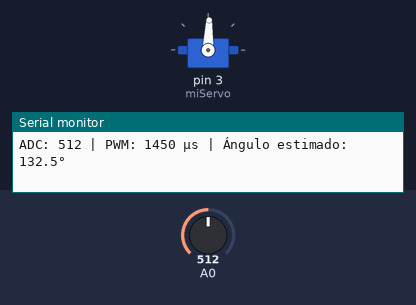
Simulated run of this sketch. Board: Arduino Uno, built with avr-gcc and run on an emulated ATmega328P. Shown: servo, the last lines printed to the serial monitor. Inputs (shaded band) come from the test bench; at power-on: A0 = 512.

Above: at 1.2 s.
1.3 s: A0 set to 401
At 1.9 s:
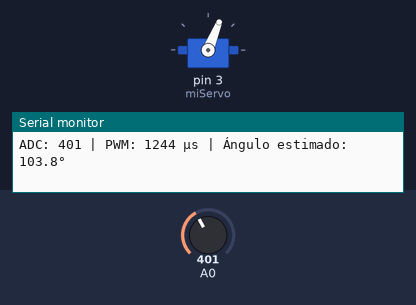
2.8 s: A0 set to 377
At 3.7 s:
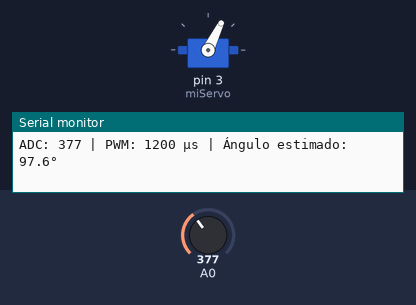
5.8 s: A0 set to 306
At 6.1 s:
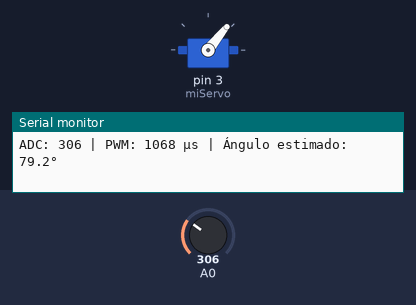
7.3 s: A0 set to 122
At 7.9 s:
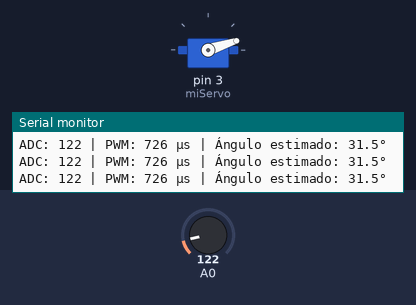
8.8 s: A0 set to 985
At 9.6 s:
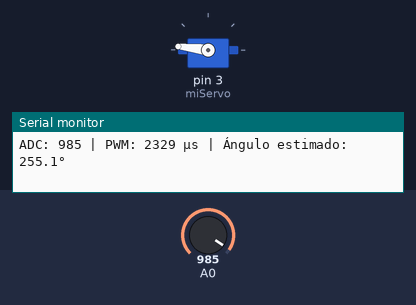
10.3 s: A0 set to 1017
At 11.5 s:
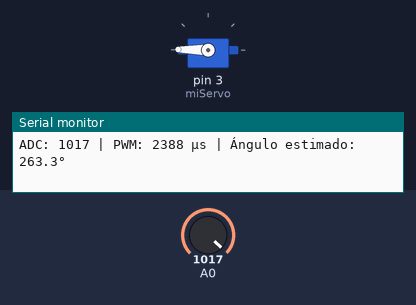
Timing chart, 0 to 13.3 s (numbered marks = the images above; inputs shaded):
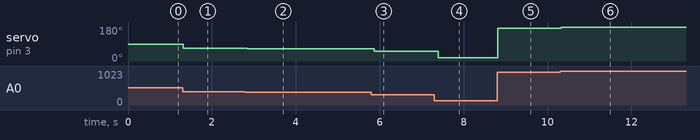

The sketch:

servo_ds3235_adc_pwm.ino
```cpp
/*
 ============================================================================
 Título      : Control de servomotor DS3235 desde potenciómetro (PWM directo desde ADC)
 Descripción : Este código controla un servomotor DS3235 leyendo un potenciómetro.
               La lectura analógica (ADC) se convierte directamente en una señal PWM
               en microsegundos, que se aplica al servo. El ángulo se calcula solo
               como referencia para el usuario (no como paso intermedio).
 ----------------------------------------------------------------------------
 Docente     : Renzo Chan Ríos / Lewis De La Cruz
 Curso       : Fundamentos de Biodiseño
 Universidad : Universidad Peruana Cayetano Heredia (UPCH)
 Año         : 2025
 Versión     : 0.3
 ============================================================================
*/

#include <Servo.h>

Servo miServo;

// Calibración
const int ADC_MIN = 0;
const int ADC_MAX = 1023;
const int PULSO_MIN = 500;       // µs para 0°
const int PULSO_MAX = 2400;      // µs para ~265°
const float ANGULO_MAX = 265.0;  // Ángulo real aproximado

void setup() {
  miServo.attach(3);      // Conectar servo al pin 3
  Serial.begin(9600);     // Inicializar monitor serial
}

void loop() {
  // Leer el valor del potenciómetro
  int lecturaADC = analogRead(A0);

  // Convertir directamente a pulso PWM en microsegundos
  int pulso = map(lecturaADC, ADC_MIN, ADC_MAX, PULSO_MIN, PULSO_MAX);

  // Enviar el pulso al servomotor
  miServo.writeMicroseconds(pulso);

  // Calcular el ángulo estimado (solo para visualizar en el monitor)
  float angulo = ((float)(pulso - PULSO_MIN) * ANGULO_MAX) / (PULSO_MAX - PULSO_MIN);

  // Mostrar valores en el monitor serial
  Serial.print("ADC: ");
  Serial.print(lecturaADC);
  Serial.print(" | PWM: ");
  Serial.print(pulso);
  Serial.print(" µs | Ángulo estimado: ");
  Serial.print(angulo, 1);
  Serial.println("°");

  delay(100);
}
```

Measured:
- after the input at 1.3 s, servo on pin 3 (miServo): 88° → 68° at once
- after the input at 2.8 s, servo on pin 3 (miServo): 68° → 64° at once
- after the input at 5.8 s, servo on pin 3 (miServo): 64° → 51° after 0.07 s
- after the input at 7.3 s, servo on pin 3 (miServo): 51° → 18° after 0.09 s
- after the input at 8.8 s, servo on pin 3 (miServo): 18° → 173° at once
- after the input at 10.3 s, servo on pin 3 (miServo): 173° → 179° at once
